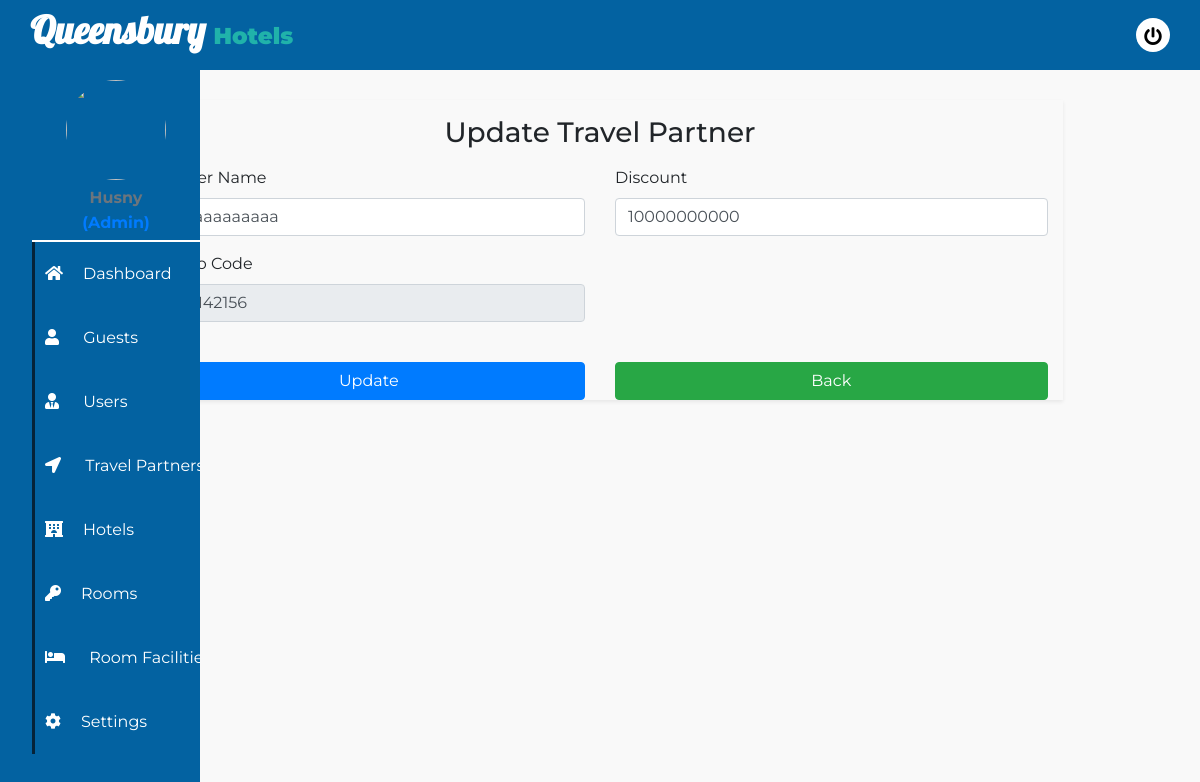
Screenshot of /Admin/updatetravelpartner.php?tpupid=8 (signed in) with the database file from the repository.
### tables this page shows
CREATE TABLE `user` (
  `id` int(11) NOT NULL,
  `fname` varchar(150) NOT NULL,
  `lname` varchar(150) NOT NULL,
  `mobile` varchar(20) NOT NULL,
  `email` varchar(100) NOT NULL,
  `username` varchar(30) NOT NULL,
  `password` varchar(30) NOT NULL,
  `role` char(10) NOT NULL,
  `profile` varchar(255) NOT NULL
);

CREATE TABLE `travelpartner` (
  `id` int(100) NOT NULL,
  `name` varchar(255) NOT NULL,
  `discount` varchar(100) NOT NULL,
  `promocode` varchar(20) NOT NULL
);

### Admin/updatetravelpartner.php (the view, shortened to what this page needs)
<?php
include('./header.php');
include('./links.php');
include('./connection.php');
?>
<?php
if (isset($_GET['tpupid'])) {
    $id = $_GET['tpupid'];
    $query = "SELECT * FROM travelpartner WHERE id=$id";
    $res = mysqli_query($connect, $query);
    $row = mysqli_fetch_assoc($res);
    $name = $row['name'];
    $discount = $row['discount'];
    $promocode = $row['promocode'];
}
?>
<!DOCTYPE html>
<html lang="en">
<head>
</head>
<body>
    <div class="container">
        <div class="col-md-12">
            <div class="row d-flex justify-content-center">
                <div class="col-md-10 shadow-sm" style="margin-top: 100px;">
                    <form id="form" action="" method="post" enctype="multipart/form-data">
                        <h3 class="text-center my-3">Update Travel Partner</h3>
                        <div class="row">
                        <div class="form-group col-md-6">
                                <label>Partner Name</label>
                                <input type="text" name="name" class="form-control" placeholder="Enter Travel Partner Name" value="<?php echo $name; ?>" autocomplete="off">
                            </div>
                            <div class="form-group col-md-6">
                                <label>Discount</label>
                                <input type="text" name="discount" id="discount" class="form-control" placeholder="Enter Discount Percentage" value="<?php echo $discount; ?>" autocomplete="off">
                            </div>
                        </div>
                        <div class="row">
                        <div class="form-group col-md-6">
                                <label for="promocode" class="form-label">Promo Code</label>
                                <input type="text" name="promocode" id="promocode" class="form-control" value="<?php echo $promocode; ?>" readonly>
                            </div>
                        </div>
                        <br>
                        <div class="row">
                            <div class="col-md-6">
                                <input type="submit" name="submit" class="btn btn-primary btn-block" value="Update">
                            </div>
                            <div class="col-md-6">
                                <a class="btn btn-success btn-block" href="travelpartners.php">Back</a>
                            </div>
                        </div>
                    </form>
                </div>
            </div>
        </div>
    </div>
</body>
</html>

### Admin/header.php (shortened to what this page needs)
<!DOCTYPE html>
<html lang="en">
<head>
    <link rel="stylesheet" href="./assets/css/style.css">
    <link rel="stylesheet" href="./assets/fontawesome/css/all.css">
    <link rel="stylesheet" href="./assets/bootstrap/dist/css/bootstrap.min.css">
</head>
<?php
include('./connection.php');
?>
<?php
$url_array =  explode('/', $_SERVER['REQUEST_URI']);
$url = end($url_array);
?>
<?php
if(isset($_SESSION['aduser']) || isset($_SESSION['manuser']) || isset($_SESSION['cluser']))
{
    $set_id=$_SESSION['id'];
    $sql = "select * from user where id='$set_id'";
    $res = mysqli_query($connect, $sql);
    $row = mysqli_fetch_array($res);
    $fname = $row['fname'];
    $profile = $row['profile'];
    $role = $row['role'];
}
?>
<body>
    <div class="wrapper">
        <div class="header">
            <div class="header-menu">
                <div class="title">Queensbury <span>Hotels</span></div>
                <ul>
                    <li><a href="logout.php"><i class="fas fa-power-off"></i></a></li>
                </ul>
            </div>
        </div>
        <div class="sidebar">
            <ul class="sidebar-menu">
            <li class="text-center profile">
                    <?php if ($profile) : ?>
                        <img src="images/<?php echo $profile ?>">
                    <?php else : ?>
                        <img src="images/admin.png">
                    <?php endif ?>
                    <div class="text-muted">
                        <?php echo $fname; ?>
                    </div>
                    <div class="text-primary" style="user-select:none;">(<?php echo $role ?>)</div>
                </li>
                <?php
                if(isset($_SESSION['aduser'])){
                ?>
                <li class="item">
                    <a class="menu-btn <?php if ($url == 'dashboard.php') {
                                            echo "current";
                                        } ?>" href="dashboard.php"><i class="fas fa-home mar"></i><span>Dashboard</span></a>
                </li>
                <?php }?>
                <?php
                if(isset($_SESSION['aduser'])){
                ?>
                <li class="item">
                    <a class="menu-btn <?php if ($url == 'showcustomer.php' || $url == 'addguests.php' || isset($_GET['updateid'])) {
                                            echo "current";
                                        } ?>" href="showcustomer.php"><i class="fas fa-user mar"></i> <span>Guests</span></a>
                </li>
                <?php }?>
                <?php
                if(isset($_SESSION['aduser'])){
                ?>
                <li class="item">
                    <a class="menu-btn <?php if ($url == 'showuser.php' || $url == 'userregister.php' || isset($_GET['updateid'])) {
                                            echo "current";
                                        } ?>" href="showuser.php"><i class="fas fa-user-tie mar"></i> <span>Users</span></a>
                </li>
                <?php }?>
                <?php
                if(isset($_SESSION['aduser'])){
                ?>
                <li class="item">
                    <a class="menu-btn <?php if ($url == 'travelpartners.php' || $url == 'addtravelpartner.php' || isset($_GET['updateid'])) {
                                            echo "current";
                                        } ?>" href="travelpartners.php"> <i class="fas fa-location-arrow mar"></i> <span>Travel Partners</span></a>
                </li>
                <?php }?>
                <?php
                if(isset($_SESSION['aduser'])){
                ?>
                <li class="item">
                    <a class="menu-btn <?php if ($url == 'viewhotels.php' || isset($_GET['dbid']) || isset($_GET['upid']) || $url == 'addhotels.php') {
                                            echo "current";
                                        } ?>" href="viewhotels.php"><i class="fas fa-regular fa-hotel mar"></i><span>Hotels</span></a>
                </li>
                <?php }?>
                <?php
                if(isset($_SESSION['aduser'])){
                ?>
                <li class="item">
                    <a class="menu-btn <?php if ($url == 'viewrooms.php' || isset($_GET['dbid']) || isset($_GET['ubid']) || $url == 'addrooms.php') {
                                            echo "current";
                                        } ?>" href="viewrooms.php"><i class="fas fa-key mar"></i><span>Rooms</span></a>
                </li>
                <?php }?>
                <?php
                if(isset($_SESSION['aduser'])){
                ?>
                <li class="item">
                    <a class="menu-btn <?php if ($url == 'showroomtype.php' || $url == 'addroomtypes.php' || isset($_GET['updateid'])) {
                                            echo "current";
                                        } ?>" href="showroomtype.php"><i class="fas fa-bed mar"></i> <span>Room Facilities</span></a>
                </li>
                <?php }?>
                <li class="item" style="padding-bottom: 50px">
                    <a href="settings.php" class="menu-btn <?php if ($url == 'settings.php') {
                                                                echo "current";
                                                            } ?>"><i class="fas fa-cog  mar"></i><span>Settings</span></a>
                </li>
            </ul>
        </div>
    </div>
</body>
</html>

### Admin/assets/css/style.css (style rules this page uses)
* { margin: 0; padding: 0; list-style: none; text-decoration: none; box-sizing: border-box; font-family: "Montserrat", sans-serif; }
body { background: #eee; }
.wrapper .header { z-index: 1; background: #0362a1; position: fixed; width: calc(100% - 0%); height: 70px; display: flex; top: 0; }
.wrapper .header .header-menu { width: calc(100% - 0%); height: 100%; display: flex; justify-content: space-between; align-items: center; padding: 0 20px; }
.wrapper .header .header-menu .title { font-family: 'Lobster', cursive; color: #fff; margin-bottom: 10px; margin-left: 10px; font-size: 38px; font-weight: 900; user-select: none; }
.wrapper .header .header-menu .title span { color: lightseagreen; font-size: 23px; }
.wrapper .header .header-menu ul { margin-top: 15px; display: flex; }
.wrapper .header .header-menu ul li a { background: #fff; color: #000; display: block; margin: 0 10px; font-size: 18px; width: 34px; height: 34px; line-height: 38px; text-align: center; border-radius: 50%; transition: 0.3s; transition-property: color; }
.wrapper .sidebar { z-index: 1; background: #0362a1; position: fixed; top: 70px; width: 200px; height: calc(100% - 9%); transition: 0.3s; transition-property: width; overflow-y: auto; }
.wrapper .sidebar .sidebar-menu { overflow: hidden; }
.wrapper .sidebar .sidebar-menu .profile { border-bottom: 2px solid #fff; }
.wrapper .sidebar .sidebar-menu .profile img { margin: 10px 0; width: 100px; height: 100px; border-radius: 50%; user-select: none; }
.wrapper .sidebar .sidebar-menu .profile div { line-height: 15px; font-weight: 700; margin-bottom: 10px; }
.wrapper .sidebar .sidebar-menu .item { width: 200px; overflow: hidden; user-select: none; }
.wrapper .sidebar .sidebar-menu .item a { display: block; color: #fff; position: relative; border-left: 3px solid #052339; padding: 20px 10px; transition: 0.3s; transition-property: color; }
.wrapper .sidebar .sidebar-menu .item .menu-btn .mar { margin-right: 20px; }

### Admin/css/style.css (style rules this page uses)
body { font-family: 'Raleway', sans-serif; background: #f9f9f9; }
.d-flex { display: flex; align-items: center; justify-content: space-between; }

### rows the page displays
user: fname "Husny", role "Admin"
travelpartner: name "aaaaaaaaaaaa", discount "10000000000", promocode "TC#142156"
